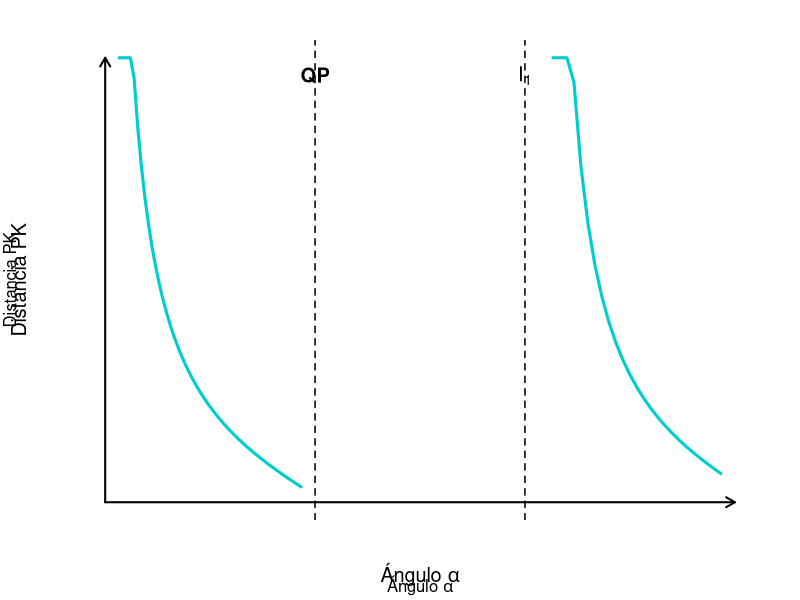
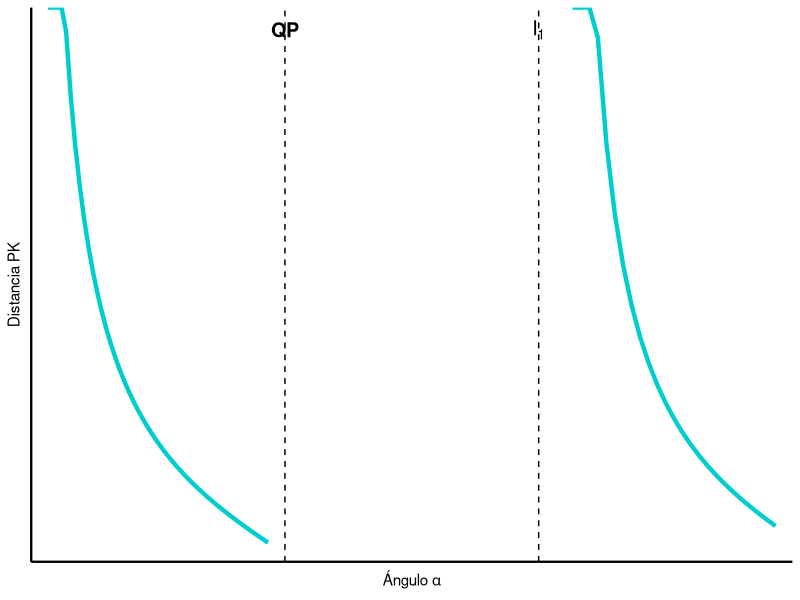

Reproduce these figures in R, in order.
#!/usr/bin/env Rscript
# REPLICA SIMPLE DE LA IMAGEN DE COTANGENTE
# Versión simplificada y robusta

# Cargar librerías base
library(graphics)

# Función para generar datos de cotangente
generar_cotangente <- function() {
  
  cat("Generando datos de cotangente...\n")
  
  # Segmento 1: Curva principal (0.1 a 1.4)
  x1 <- seq(0.1, 1.4, length.out = 50)
  y1 <- 1 / tan(x1)
  
  # Filtrar valores extremos
  y1[y1 > 5] <- 5
  y1[y1 < 0] <- NA
  
  # Segmento 2: Después de discontinuidad (1.8 a 3.0)
  x2 <- seq(1.8, 3.0, length.out = 30)
  y2 <- 1 / tan(x2)
  
  # Filtrar solo valores positivos pequeños
  y2[y2 < 0] <- NA
  y2[y2 > 2] <- NA
  
  # Segmento 3: Final (3.2 a 4.4)
  x3 <- seq(3.2, 4.4, length.out = 25)
  y3 <- 1 / tan(x3)
  y3[y3 > 5] <- 5
  y3[y3 < 0] <- NA
  
  return(list(
    x1 = x1, y1 = y1,
    x2 = x2, y2 = y2,
    x3 = x3, y3 = y3
  ))
}

# Generar datos
datos <- generar_cotangente()

# Crear gráfico usando base R
png("replica_cotangente_base.png", width = 800, height = 600, bg = "white")

# Configurar área de gráfico
par(mar = c(4, 4, 2, 2))

# Crear gráfico base
plot(0, 0, type = "n", 
     xlim = c(0, 4.5), ylim = c(0, 5),
     xlab = expression(paste("Ángulo ", alpha)),
     ylab = "Distancia PK",
     axes = FALSE,
     main = "")

# Dibujar ejes con flechas
arrows(0, 0, 4.5, 0, length = 0.1, lwd = 2)
arrows(0, 0, 0, 5, length = 0.1, lwd = 2)

# Dibujar curva cotangente en segmentos
lines(datos$x1, datos$y1, col = "cyan3", lwd = 3)
lines(datos$x2, datos$y2, col = "cyan3", lwd = 3)
lines(datos$x3, datos$y3, col = "cyan3", lwd = 3)

# Líneas punteadas verticales
abline(v = 1.5, lty = 2, col = "black", lwd = 1.5)
abline(v = 3.0, lty = 2, col = "black", lwd = 1.5)

# Etiquetas
text(1.5, 4.8, "QP", cex = 1.2, font = 2)
text(3.0, 4.8, expression(I[1]), cex = 1.2, font = 2)

# Etiquetas de ejes
mtext(expression(paste("Ángulo ", alpha)), side = 1, line = 2.5, cex = 1.2)
mtext("Distancia PK", side = 2, line = 2.5, cex = 1.2)

dev.off()

cat("✅ Gráfico generado: replica_cotangente_base.png\n")
cat("📊 Función cotangente replicada exitosamente\n")

# Versión alternativa con ggplot2 (si está disponible)
if (require(ggplot2, quietly = TRUE)) {
  
  cat("Generando versión con ggplot2...\n")
  
  # Preparar datos para ggplot2
  df1 <- data.frame(x = datos$x1, y = datos$y1)
  df2 <- data.frame(x = datos$x2, y = datos$y2)
  df3 <- data.frame(x = datos$x3, y = datos$y3)
  
  # Filtrar NAs
  df1 <- df1[!is.na(df1$y), ]
  df2 <- df2[!is.na(df2$y), ]
  df3 <- df3[!is.na(df3$y), ]
  
  # Crear gráfico ggplot2
  p <- ggplot() +
    geom_line(data = df1, aes(x = x, y = y), color = "cyan3", size = 1.5) +
    geom_line(data = df2, aes(x = x, y = y), color = "cyan3", size = 1.5) +
    geom_line(data = df3, aes(x = x, y = y), color = "cyan3", size = 1.5) +
    
    geom_vline(xintercept = 1.5, linetype = "dashed", color = "black") +
    geom_vline(xintercept = 3.0, linetype = "dashed", color = "black") +
    
    annotate("text", x = 1.5, y = 4.8, label = "QP", size = 5, fontface = "bold") +
    annotate("text", x = 3.0, y = 4.8, label = expression(I[1]), size = 5, fontface = "bold") +
    
    scale_x_continuous(name = expression(paste("Ángulo ", alpha)), 
                       limits = c(0, 4.5), expand = c(0, 0)) +
    scale_y_continuous(name = "Distancia PK", 
                       limits = c(0, 5), expand = c(0, 0)) +
    
    theme_minimal() +
    theme(
      panel.border = element_blank(),
      axis.line = element_line(color = "black", size = 0.8),
      panel.grid = element_blank(),
      panel.background = element_rect(fill = "white", color = NA),
      plot.background = element_rect(fill = "white", color = NA),
      axis.ticks = element_blank(),
      axis.text = element_blank()
    )
  
  ggsave("replica_cotangente_ggplot.png", plot = p, 
         width = 8, height = 6, dpi = 300, bg = "white")
  
  cat("✅ Versión ggplot2 generada: replica_cotangente_ggplot.png\n")
}

cat("\n🎯 REPLICACIÓN COMPLETADA\n")
cat("📁 Archivos generados en el directorio actual\n")
cat("🔧 Función: cot(α) = 1/tan(α)\n")
cat("📏 Rango: α ∈ [0, 4.5], PK ∈ [0, 5]\n")
